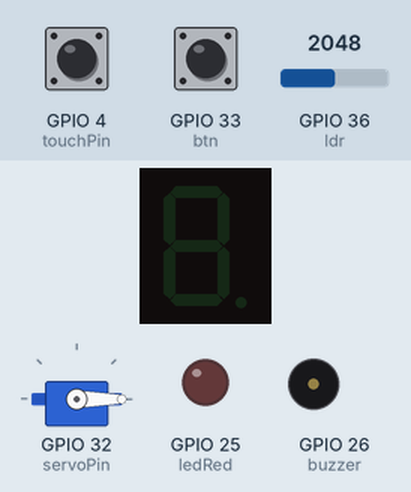
The sketch below on a simulated ESP32. Shown: 1-digit seven-segment display, servo, output pins drawn as LEDs (lit = HIGH), buzzer (waves = sounding). Wiring (inferred from the names in the program): 1-digit 7-segment display, segments lit when HIGH: segments GPIO 17, GPIO 16, GPIO 27, GPIO 14, GPIO 12, GPIO 5, GPIO 18. The inputs (shaded band) are chosen by the test bench; at power-on: GPIO 33 (btn) HIGH, GPIO 4 (touchPin) HIGH, GPIO 36 (ldr) = 2048. WiFi joins after 1.5 s; servers stay silent unless stated; uploads are accepted with an empty reply; the segment pins are drawn as the display they are named for; pins used as bus, display or sensor lines are not drawn; what the sketch prints to the serial monitor is not drawn.

Above: at 2.9 s.
3.0 s: GPIO 33 (btn) pulled LOW for 0.15 s
At 13.6 s:
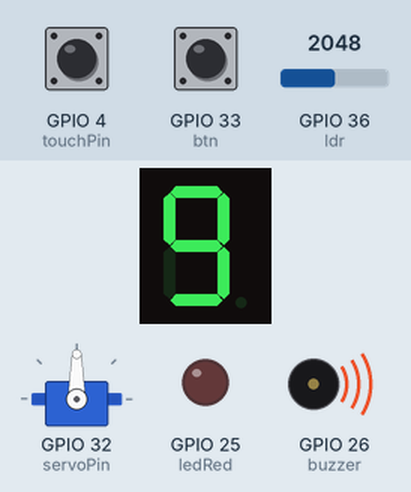
At 14.3 s:
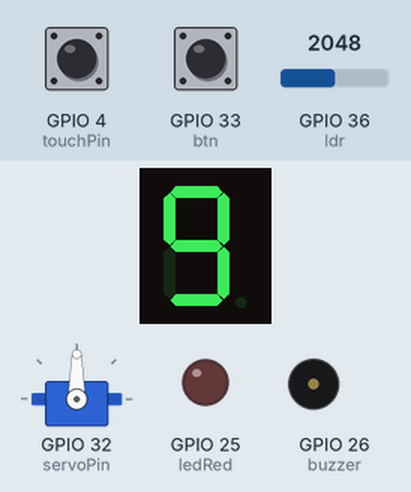
Timing chart, 0 to 15.0 s (numbered marks = the images above; inputs shaded):
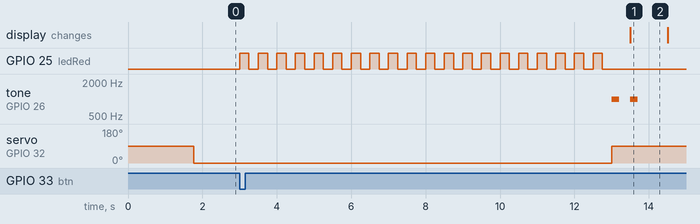

The sketch:

miniprojeto02.ino
```cpp
#include <WiFi.h>
#include <ESP32Servo.h>

//Wifi
const char* ssid = "";
const char* password = "";
const char* host = "192.168.155.17";
const int httpPort = 1408;
WiFiClient client;

// Pinos do LED e Buzzer
const int ledRed = 25;
const int buzzer = 26;
const int btn = 33;
const int ldr = 36; //A0
const int touchPin = 4; //T0

// Servo
const int servoPin = 32;
Servo myservo;


// Configuração Display 7 Segmentos
#define A 17
#define B 16
#define C 27
#define D 14
#define E 12
#define F 5
#define G 18

bool seven_segments[10][7] = {
  { 1,1,1,1,1,1,0 }, // 0
  { 0,1,1,0,0,0,0 }, // 1
  { 1,1,0,1,1,0,1 }, // 2
  { 1,1,1,1,0,0,1 }, // 3
  { 0,1,1,0,0,1,1 }, // 4
  { 1,0,1,1,0,1,1 }, // 5
  { 1,0,1,1,1,1,1 }, // 6
  { 1,1,1,0,0,0,0 }, // 7
  { 1,1,1,1,1,1,1 }, // 8
  { 1,1,1,1,0,1,1 }  // 9
};

void writeNumber(int num) {
  if (num < 0 || num > 9) return;
  digitalWrite(A, seven_segments[num][0]);
  digitalWrite(B, seven_segments[num][1]);
  digitalWrite(C, seven_segments[num][2]);
  digitalWrite(D, seven_segments[num][3]);
  digitalWrite(E, seven_segments[num][4]);
  digitalWrite(F, seven_segments[num][5]);
  digitalWrite(G, seven_segments[num][6]);
}

void turnDisplayOff()
{
  digitalWrite(A, 0);
  digitalWrite(B, 0);
  digitalWrite(C, 0);
  digitalWrite(D, 0);
  digitalWrite(E, 0);
  digitalWrite(F, 0);
  digitalWrite(G, 0);
}

// Variáveis de Controle
enum State { DEACTIVATED, ARMING, ACTIVATED, WAITING_PASSWORD, TRIGGERED };
State state = DEACTIVATED;
String input = "";
int tries = 0;
int limiarLdr = 1300;
unsigned long timerState = 0;
int valueClient = 0;
int limiarTouch = 300;

bool isHostReachable() {
  if (!client.connect(host, httpPort)) {
    // Serial.println("A conexão com o host falhou.");
    return false;
  }

  client.print(String("GET /test_connection") + password + " HTTP/1.1\r\n" +
               "Host: " + host + "\r\n" +
               "Connection: close\r\n\r\n");

  unsigned long timeout = millis();
  while (client.available() == 0) {
    if (millis() - timeout > 5000) {
      client.stop();
      // Serial.println("A conexão com o host expirou.");
      return false;
    }
  }
  return true;
}

void setup() {
  pinMode(A, OUTPUT); pinMode(B, OUTPUT); pinMode(C, OUTPUT);
  pinMode(D, OUTPUT); pinMode(E, OUTPUT); pinMode(F, OUTPUT);
  pinMode(G, OUTPUT);

  pinMode(ledRed, OUTPUT);
  pinMode(buzzer, OUTPUT);
  pinMode(btn, INPUT_PULLUP);
  pinMode(ldr, INPUT);
  myservo.attach(servoPin);

  Serial.begin(115200);
  Serial.setTimeout(50);

  WiFi.begin(ssid, password);

  while (WiFi.status() != WL_CONNECTED) {
    delay(500);
    Serial.print(".");
  }
  Serial.println("\nWiFi connected.");


  Serial.print("Connecando ao host ");
  Serial.print(host);

  while (!isHostReachable()) {
    Serial.print(".");
    delay(500);
  }

  Serial.println("\nHost conectado.");
  Serial.println("Sistema Iniciado. Pressione o botão para armar.");

}

void loop() {
  int stateLdr = analogRead(ldr);
  int touchValue = touchRead(touchPin);


  int btnState = digitalRead(btn);

  switch(state) {
    case DEACTIVATED: {
      input = "";
      tries = 0;
      digitalWrite(ledRed, LOW);
      noTone(buzzer);

      myservo.write(0); // posição inicial

      if (btnState == LOW) {
        state = ARMING;
        timerState = millis();
        Serial.println("Armando em 10 segundos...");
      }
      break;
    }

    case ARMING: {
      // Pisca LED durante 10 segundos
      if ((millis() - timerState) % 500 < 250) {
        digitalWrite(ledRed, HIGH);
      } else {
        digitalWrite(ledRed, LOW);
      }

      if (millis() - timerState >= 10000) {
        state = ACTIVATED;
        tries = 0;
        myservo.write(90); // fecha a trava
        Serial.println("ALARME ATIVADO! Trava fechada.");
      }
      break;
    }

    case ACTIVATED: {
      digitalWrite(ledRed, LOW);

      if (stateLdr > limiarLdr || touchValue < limiarTouch) {
        tone(buzzer, 1000, 200);
        delay(500);
        tone(buzzer, 1000, 200);

        state = WAITING_PASSWORD;
        timerState = millis();

        tries = 0;

        Serial.println("Intrusão detectada! Digite a senha e aperte ENTER (10s):");
      }
      break;
    }

    case WAITING_PASSWORD: {
      // Contador regressivo no Display
      int elapsed = (millis() - timerState) / 1000;
      int countdown = 9 - elapsed;
      if (countdown >= 0) {
        writeNumber(countdown);
      }

      // Timeout 10 segundos
      if (millis() - timerState >= 10000) {
        Serial.println("\nTempo esgotado!");
        state = TRIGGERED;
        break;
      }

	  checkPassword();
      break;
    }

    case TRIGGERED: {
      unsigned long currentMillis = millis();

      tone(buzzer, 1000);
      if (currentMillis % 300 < 150) {
        digitalWrite(ledRed, HIGH);
      } else {
        digitalWrite(ledRed, LOW);
      }

      checkPassword();
      break;
    }
  }

}


void checkPassword() {

  input = Serial.readString();
  input.trim();

  if (input.length() > 0) {

    String user = sendPasswordToServer(input);

    if (user.length() > 0) {
      Serial.println("Usuário autenticado: " + user);
      Serial.println("Alarme desativado. Pressione o botão para armar.");

      turnDisplayOff();
      state = DEACTIVATED;
      noTone(buzzer);

    } else {
      tries++;
      timerState = millis();
      input = "";

      Serial.println("Senha incorreta!");
      Serial.println("Tentativas: " + tries);

      if (tries >= 2) {
        Serial.println("Número máximo de tentativas atingido!");
        state = TRIGGERED;
        turnDisplayOff();
      } else {
        Serial.println("Digite a senha novamente e aperte ENTER:");
      }
    }
  }
}


String sendPasswordToServer(String password) {

  if (!client.connect(host, httpPort)) {
    Serial.println("Falha ao conectar no servidor");
    return "";
  }

  client.print(String("GET /auth?password=") + password + " HTTP/1.1\r\n" +
               "Host: " + host + "\r\n" +
               "Connection: close\r\n\r\n");

  unsigned long timeout = millis();
  while (client.available() == 0) {
    if (millis() - timeout > 5000) {
      client.stop();
      Serial.println("Connection to host timed out!");
      return "";
    }
  }

  String response = client.readString();
  client.stop();

  int index = response.indexOf("USER:");

  if (index >= 0) {
    return response.substring(index + 5); // retorna nome
  }

  return "";
}
```

Measured:
- after the input at 3.0 s, GPIO 25 (ledRed): alternates HIGH for 0.25 s and LOW for 0.25 s, 40 changes in all, then stays LOW, starting at once; tone on GPIO 26 (buzzer): alternates 1000 Hz for 0.20 s and silent for 0.30 s, 4 changes in all, then stays silent, starting after 10.0 s
- what the display in image 1 shows lasts 1.0 s, from 13.5 s to 14.5 s
